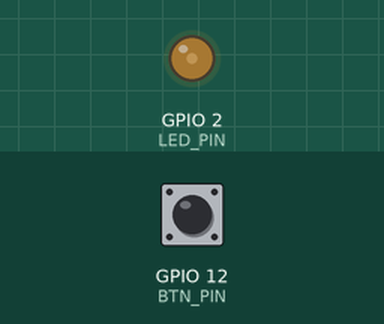
Simulated run of this program. Board: ESP32. Parts: output pins drawn as LEDs (lit = HIGH). The test bench sets the inputs (shaded band); at power-on: GPIO 12 (BTN_PIN) HIGH.

Above: at 1.2 s.
1.3 s: GPIO 12 (BTN_PIN) pulled LOW for 0.15 s
At 1.43 s:
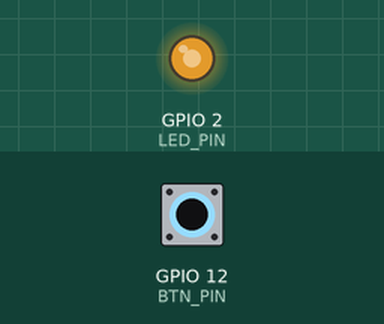
2.9 s: GPIO 12 (BTN_PIN) pulled LOW for 1 s
At 5.0 s:
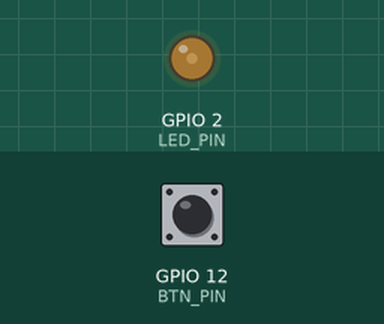
Timing chart, 0 to 6.5 s (numbered marks = the images above; inputs shaded):
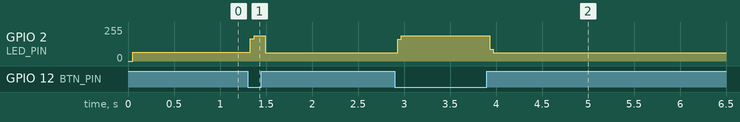

Measured:
- after the input at 1.3 s, GPIO 2 (LED_PIN): 65/255 → 191/255 at once, → 63/255 0.16 s later
- after the input at 2.9 s, GPIO 2 (LED_PIN): 63/255 → 190/255 at once, → 63/255 1.0 s later

The program:

main.cpp
```cpp
#include <Arduino.h>

#define LED_PIN 2
#define BTN_PIN 12

#define LO_TIME 1 * 1000000
#define HI_TIME 2 * 1000000

unsigned long last_time;
bool led_state;

void led_toggle();
void led_hi_duty();
void led_lo_duty();
void led_nb();
void led_block();

void setup()
{
	// Open up serial communication to display debug info
	Serial.begin(9600); // Baud rate is 9600 to communicate via COM on Windows

	// Set the onboard LED pin to be an output
	pinMode(LED_PIN, OUTPUT);
	// Set the push-button pin as an input
	pinMode(BTN_PIN, INPUT_PULLUP);

	digitalWrite(LED_PIN, LOW);
	led_state = 0;

	// Record the program setup time in microseconds
	last_time = micros();
}

void loop()
{
	// Starter code
	//led_block();

	//led_nb();

	if(digitalRead(BTN_PIN)) {
		led_hi_duty();
	} else {
		led_lo_duty();
	}
}

void led_toggle()
{
	if(led_state) {
		led_state = 0;
		digitalWrite(LED_PIN, LOW);
	} else {
		led_state = 1;
		digitalWrite(LED_PIN, HIGH);
	}
}

void led_hi_duty()
{
	// Determine how much time has passed since the last loop
	long c_time = micros();

	if(led_state && abs(((long)c_time - (long)last_time)) > 1000) {
		last_time = c_time;
		led_toggle();
	} else
	if(!led_state && abs(((long)c_time - (long)last_time)) > 3000) {
		last_time = c_time;
		led_toggle();
	}
}

void led_lo_duty()
{
	// Determine how much time has passed since the last loop
	long c_time = micros();

	if(led_state && abs(((long)c_time - (long)last_time)) > 3000) {
		last_time = c_time;
		led_toggle();
	} else
	if(!led_state && abs(((long)c_time - (long)last_time)) > 1000) {
		last_time = c_time;
		led_toggle();
	}
}

void led_nb()
{
	// Determine how much time has passed since the last loop
	long c_time = micros();

	if(led_state && abs(((long)c_time - (long)last_time)) > LO_TIME) {
		last_time = c_time;
		led_toggle();
	} else
	if(!led_state && abs(((long)c_time - (long)last_time)) > HI_TIME) {
		last_time = c_time;
		led_toggle();
	}
}

void led_block()
{
	// Write to the serial monitor the status of the LED and turn the LED on	(active low)
	Serial.write("Onboard LED: ON\n");
	digitalWrite(LED_PIN, LOW);
	delay(1000); // Wait for 1 second
	// Write to the serial monitor the status of the LED and turn the LED off (active low)
	Serial.write("Onboard LED: OFF\n");
	digitalWrite(LED_PIN, HIGH);
	delay(1000); // Wait for 1 second
}
```
